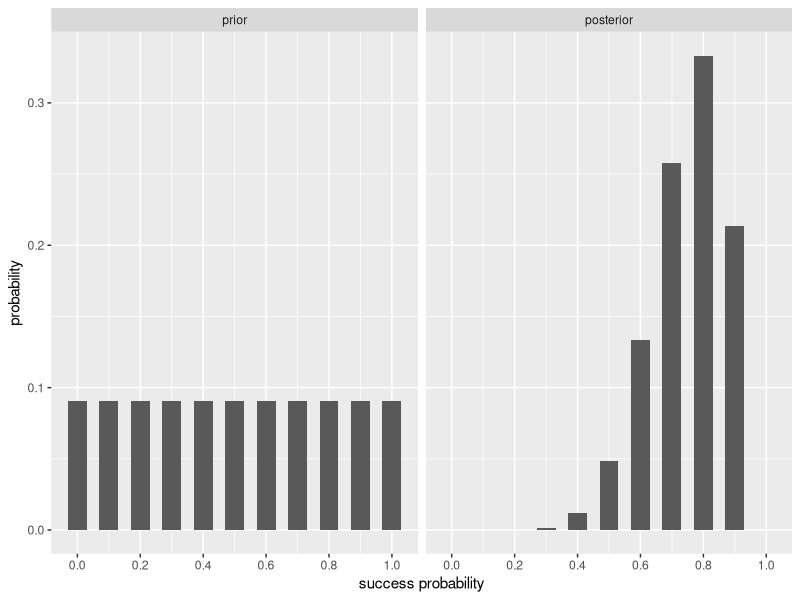

Write R code to recreate this figure.
## ---- chunk 1
#| label: discrete-prior-table
#| code-fold: false
n_trials <- 10
x_obs <- 8

discrete_post <- data.frame(prob = seq(0, 1, by = 0.1))
discrete_post$prior <- 1 / nrow(discrete_post)
discrete_post$likelihood <- stats::dbinom(
  x_obs,
  size = n_trials,
  prob = discrete_post$prob
)
discrete_post$product <- discrete_post$prior * discrete_post$likelihood
marginal_lik <- sum(discrete_post$product)
discrete_post$posterior <- discrete_post$product / marginal_lik

knitr::kable(discrete_post, digits = 4)
## ---- chunk 2
#| label: fig-discrete-prior
#| fig-cap: "Prior and posterior probabilities on the grid of values of the success probability, after 8 successes in 10 trials."
#| fig-alt: !expr paste0(
#|   "Two bar charts side by side, each with the grid values 0 to 1 on the horizontal axis ",
#|   "and probability on the vertical axis. ",
#|   "The prior panel has eleven bars of equal height, ",
#|   round(1 / nrow(discrete_post), 3), ". ",
#|   "The posterior panel is hump-shaped, ",
#|   "it is tallest at ",
#|   discrete_post$prob[which.max(discrete_post$posterior)],
#|   " with probability ",
#|   round(max(discrete_post$posterior), 3),
#|   ", and the bars at 0 and 1 are zero or nearly zero."
#|   )
discrete_long <- rbind(
  data.frame(
    prob = discrete_post$prob,
    distribution = "prior",
    probability = discrete_post$prior
  ),
  data.frame(
    prob = discrete_post$prob,
    distribution = "posterior",
    probability = discrete_post$posterior
  )
)
discrete_long$distribution <- factor(
  discrete_long$distribution,
  levels = c("prior", "posterior")
)

ggplot2::ggplot(discrete_long, ggplot2::aes(prob, probability)) +
  ggplot2::geom_col(width = 0.06) +
  ggplot2::facet_wrap(~distribution) +
  ggplot2::scale_x_continuous(breaks = seq(0, 1, by = 0.2)) +
  ggplot2::labs(x = "success probability", y = "probability")
## ---- chunk 3
#| label: discrete-prior-tail
#| code-fold: false
discrete_post$cum_posterior <- cumsum(discrete_post$posterior)
discrete_post$upper_tail <- 1 - discrete_post$cum_posterior

lower_bound <- max(discrete_post$prob[discrete_post$upper_tail >= 0.95])
tail_at_bound <- discrete_post$upper_tail[discrete_post$prob == lower_bound]

knitr::kable(
  discrete_post[, c("prob", "posterior", "cum_posterior", "upper_tail")],
  digits = 4
)
